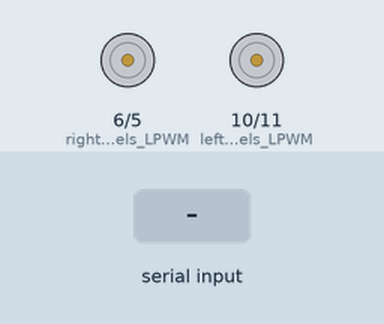
A sketch run on a simulated Arduino Uno, built with avr-gcc and run on an emulated ATmega328P. On the bench: motor-driver pin pairs drawn as motors (green arrow = first pin HIGH = forward, orange = second pin HIGH = backward, longer = more drive). The test bench sets the inputs (shaded band).

Above: at 1.2 s.
1.3 s: "w" received over Serial
At 2.5 s:
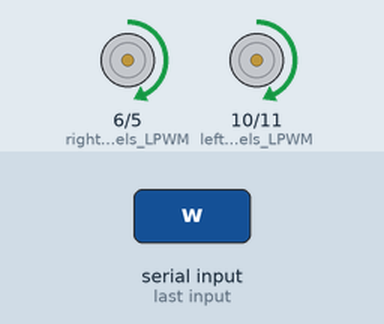
2.8 s: "s" received over Serial
At 3.9 s:
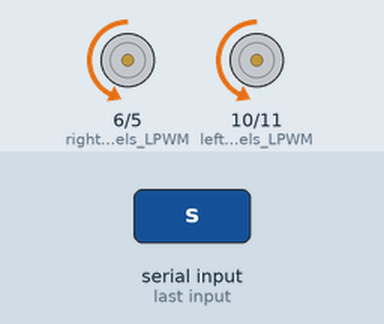
4.3 s: "a" received over Serial
At 5.0 s:
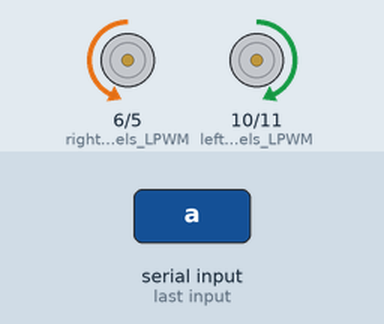
5.8 s: "d" received over Serial
At 6.1 s:
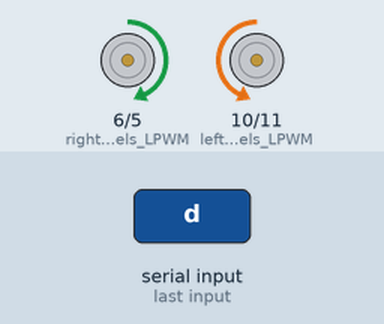
Timing chart, 0 to 8.3 s (numbered marks = the images above; inputs shaded):
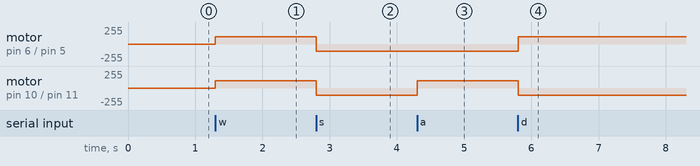

The sketch:

autonomous_bot.ino
```cpp
int vel = 110;

// left wheels
#define leftWheels_LPWM 10
#define leftWheels_RPWM 11

// right wheels
#define rightWheels_LPWM 6
#define rightWheels_RPWM 5

/*
 * forward --> rw_RPWM, lw_RPWM = True, rw_LPWM, lw_LPWM = False
 * backward --> rw_LPWM, lw_LPWM = True, rw_RPWM, lw_RPWM = False
 * left --> rw_RPWM, lw_LPWM = True, rw_LPWM, lw_RPWM = False
 * right --> rw_LPWM, lw_RPWM = True, rw_RPWM, lw_LPWM = False
 */

void go(int dir){
  // forward, backward, left, right
  String dir_names[5] = {
    "forward", "backward", "left", "right", "stop"    };
  int dirs[5][4] = {
    {
      vel, 0, vel, 0    }
    ,
    {
      0, vel, 0, vel    }
    ,
    {
      vel, 0, 0, vel    }
    ,
    {
      0, vel, vel, 0    }
    ,
    {
      0, 0, 0, 0    }
  };
  // in each direction array, the formation is --> {lw_LPWM, lw_RPWM, rw_LPWM, rw_RPWM}
  // Serial.println(dir_names[dir]);

  analogWrite(leftWheels_LPWM, dirs[dir][0]);
  analogWrite(leftWheels_RPWM, dirs[dir][1]);
  analogWrite(rightWheels_LPWM, dirs[dir][2]);
  analogWrite(rightWheels_RPWM, dirs[dir][3]);

  delay(10);
}

void setup() {
  // put your setup code here, to run once:
  Serial.begin(9600);
  pinMode(leftWheels_LPWM, OUTPUT);
  pinMode(rightWheels_LPWM, OUTPUT);
  pinMode(leftWheels_RPWM, OUTPUT);
  pinMode(rightWheels_RPWM, OUTPUT);

}


int dirz = 4;

void loop()
{
  if (Serial.available() > 0)
  {
    byte readByte = Serial.read();

    if (readByte == 'w')
    {
      dirz = 0;
    }
    else if (readByte == 's')
    {
      dirz = 1;
    }
    else if (readByte == 'a')
    {
      dirz = 2;
    }
    else if (readByte == 'd')
    {
      dirz = 3;
    }
    else if (readByte == '-')
    {
      dirz = 4;
    }
    go(dirz);
  }
}
```

Measured:
- after the input at 1.3 s, motor on pin 6 (rightWheels_LPWM) / pin 5 (rightWheels_RPWM), motor on pin 10 (leftWheels_LPWM) / pin 11 (leftWheels_RPWM): stopped → forward 110/255 at once
- after the input at 2.8 s, motor on pin 6 (rightWheels_LPWM) / pin 5 (rightWheels_RPWM), motor on pin 10 (leftWheels_LPWM) / pin 11 (leftWheels_RPWM): forward 110/255 → backward 110/255 at once
- after the input at 4.3 s, motor on pin 10 (leftWheels_LPWM) / pin 11 (leftWheels_RPWM): backward 110/255 → forward 110/255 at once
- after the input at 5.8 s, motor on pin 6 (rightWheels_LPWM) / pin 5 (rightWheels_RPWM): backward 110/255 → forward 110/255 at once; motor on pin 10 (leftWheels_LPWM) / pin 11 (leftWheels_RPWM): forward 110/255 → backward 110/255 at once
